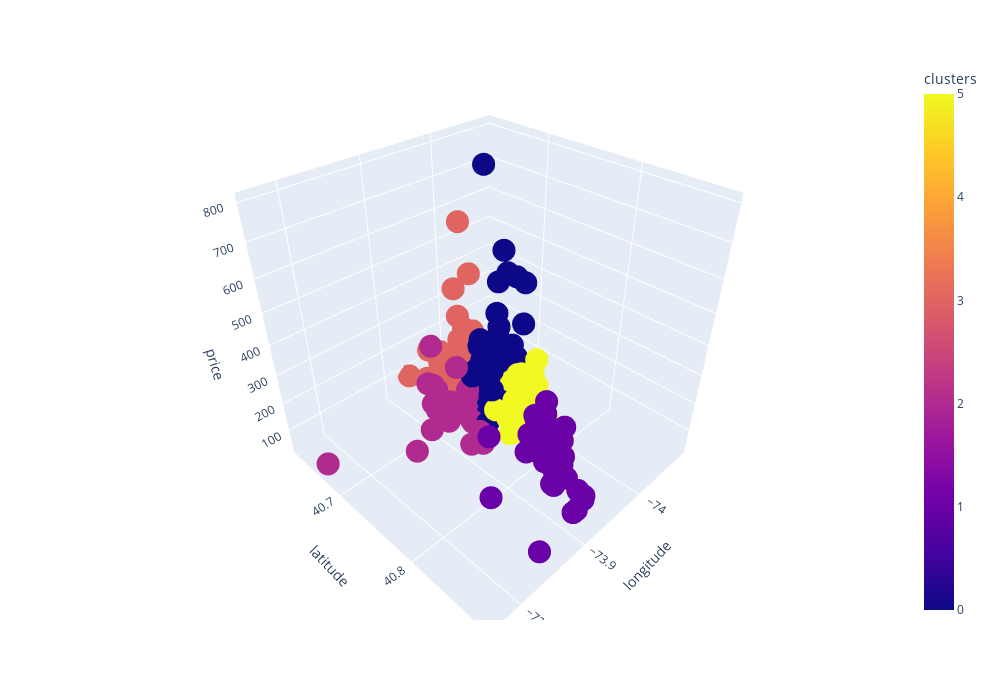

The notebook cell this image was saved under:
### Code cell
# Было бы идеально сделать график интерактивным, чтобы один раз провести визуализацию, а затем самим поворачивать 
# график, как нам удобно. В этом поможет Plotly:

import plotly
import plotly.express as px

# передаём датафрейм и поля, которые нужно использовать для осей абсцисс, ординат и аппликат
# в значение color передаём номера кластеров
fig = px.scatter_3d(
    data_frame=df, 
    x = 'longitude', 
    y = 'latitude', 
    z = 'price', 
    color='clusters', 
    width=1000,
    height=700
)

#отображаем график
fig.show()

### Figure 1 — Plotly figure (JSON) as saved in the notebook; plotly's stock layout.template omitted (floating-point values rounded to 4 significant figures; data arrays with more than 128 entries replaced by an {"elided": "..."} marker saying what was removed)
{"data": [{"hovertemplate": "longitude=%{x}<br>latitude=%{y}<br>price=%{z}<br>clusters=%{marker.color}<extra></extra>", "legendgroup": "", "marker": {"color": {"elided": "350 int values"}, "coloraxis": "coloraxis", "symbol": "circle"}, "mode": "markers", "name": "", "scene": "scene", "showlegend": false, "type": "scatter3d", "x": {"elided": "350 float values"}, "y": {"elided": "350 float values"}, "z": {"elided": "350 int values"}}], "layout": {"coloraxis": {"colorbar": {"title": {"text": "clusters"}}, "colorscale": [[0, "#0d0887"], [0.1111, "#46039f"], [0.2222, "#7201a8"], [0.3333, "#9c179e"], [0.4444, "#bd3786"], [0.5556, "#d8576b"], [0.6667, "#ed7953"], [0.7778, "#fb9f3a"], [0.8889, "#fdca26"], [1, "#f0f921"]]}, "height": 700, "legend": {"tracegroupgap": 0}, "margin": {"t": 60}, "scene": {"domain": {"x": [0, 1], "y": [0, 1]}, "xaxis": {"title": {"text": "longitude"}}, "yaxis": {"title": {"text": "latitude"}}, "zaxis": {"title": {"text": "price"}}}, "width": 1000}}
